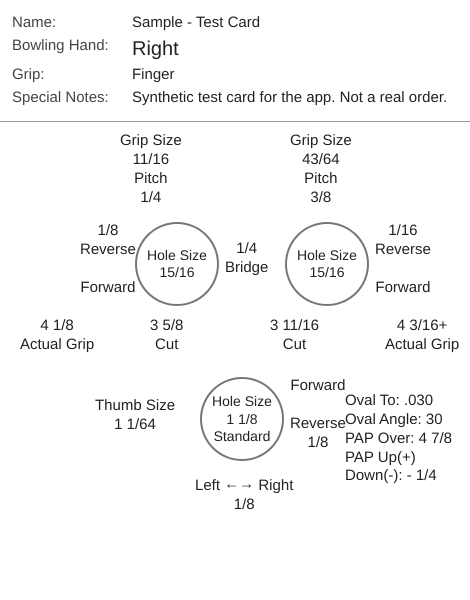
#> input picture tests/data/fixtures/drillcard-synthetic.png, 940 x 1200 px (shown at 1/2 size)
$ python imgclutter.py ../data/fixtures/drillcard-synthetic.png
#> lines starting #> are read from the running program, lines starting #| are printed output that depends on the picture
#> in metrics, im is the input picture: PIL image 940x1200 RGB; min 34, max 255, mean 247.1
"""Objective clutter metrics on a screenshot (numpy only, no app code).
subband_entropy: after Rosenholtz, Li & Nakano (2007) "Measuring visual clutter", J. Vision 7(2):17 — CIELab, a multiscale
  oriented decomposition, Shannon entropy of each subband's coefficient histogram, averaged per channel and combined with
  weights L 0.84, a 0.08, b 0.08. Their reference code uses a steerable pyramid (3 scales x 4 orientations); this port uses
  a 3-level Haar wavelet (3 orientations per level), so absolute values differ from the paper — compare screens to each other only.
edge_density: share of pixels whose Sobel luminance gradient exceeds 0.08 (on a 0..1 scale) — the edge-density clutter proxy
  of Mack & Oliva (2004) / Rosenholtz et al. (2007)."""
import numpy as np
from PIL import Image

def _lab(img):
    a = np.asarray(img.convert('RGB'), dtype=np.float64) / 255.0
    a = np.where(a > 0.04045, ((a + 0.055) / 1.055) ** 2.4, a / 12.92)
    M = np.array([[0.4124, 0.3576, 0.1805], [0.2126, 0.7152, 0.0722], [0.0193, 0.1192, 0.9505]])
    xyz = a @ M.T / np.array([0.95047, 1.0, 1.08883])
    f = np.where(xyz > 0.008856, np.cbrt(xyz), 7.787 * xyz + 16 / 116)
    L = 116 * f[..., 1] - 16; A = 500 * (f[..., 0] - f[..., 1]); B = 200 * (f[..., 1] - f[..., 2])
    return L, A, B

def _haar(x):
    h, w = x.shape[0] // 2 * 2, x.shape[1] // 2 * 2; x = x[:h, :w]
    a, b, c, d = x[0::2, 0::2], x[0::2, 1::2], x[1::2, 0::2], x[1::2, 1::2]
    return (a + b + c + d) / 2, [(a - b + c - d) / 2, (a + b - c - d) / 2, (a - b - c + d) / 2]

def _entropy(v, bins):
    hst, _ = np.histogram(v.ravel(), bins=bins); p = hst[hst > 0] / hst.sum()
    return float(-(p * np.log2(p)).sum())

def _chan_se(x, levels=3):
#> called with levels = 3
    ents = []; ll = x
    for _ in range(levels):
        ll, bands = _haar(ll)
        for bd in bands:
            ents.append(_entropy(bd, int(np.ceil(np.sqrt(bd.size)))))
#> this loop made 3 passes
#> pass 1, in _haar, `a, b, c, d = x[0::2, 0::2], x[0::2, 1::2], x[1::2, 0::2], x[1::2, 1::2]`:
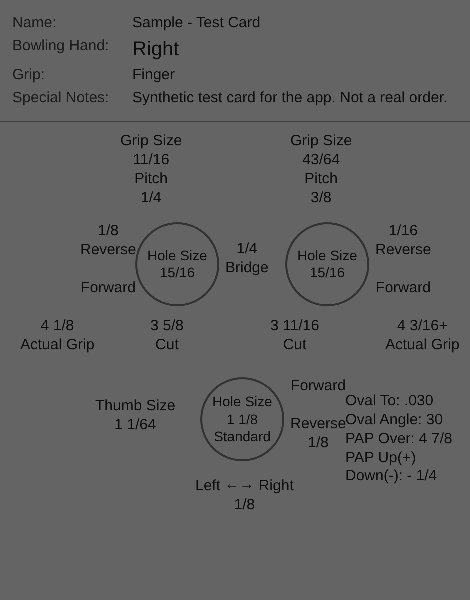
#> a: shape (600, 470) float64; min 13.23, max 100, mean 97
#> after the loop:
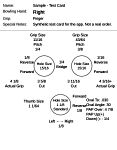
#> ll: shape (150, 117) float64; min 396.6, max 800, mean 775.8; drawn with min black and max white
#> after the loop, ents = [0.835, 0.725, 0.687, 1.22, 1.11, 1.04, 1.57, 1.59, 1.46]
    return float(np.mean(ents))

def subband_entropy(img):
    L, A, B = _lab(img)
    return round(0.84 * _chan_se(L) + 0.08 * _chan_se(A) + 0.08 * _chan_se(B), 3)
#> the loop in _chan_se (call 2), `for _ in range(levels):` made 3 passes
#> (h in _haar, w in _haar) on passes 2 to 3: (600, 470), (300, 234)
#> call 3 of _chan_se, with levels = 3
#> in _chan_se (call 3), `ents = []`: ents = []
#> the loop in _chan_se (call 3), `for _ in range(levels):` made 3 passes
#> pass 1, in _haar (call 7), `a, b, c, d = x[0::2, 0::2], x[0::2, 1::2], x[1::2, 0::2], x[1::2, 1::2]`:
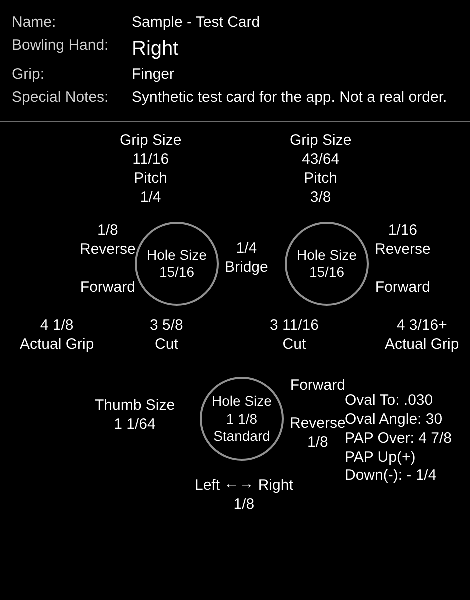
#> d: shape (600, 470) float64; min -0.0104, max -0.00262, mean -0.0101; drawn with min black and max white
#> after the loop in _chan_se (call 3), `for _ in range(levels):`:
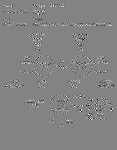
#> bd: shape (150, 117) float64; min -0.0193, max 0.0181, mean 4.87e-06; drawn with min black and max white
#> after the loop in _chan_se (call 3), `for _ in range(levels):`:
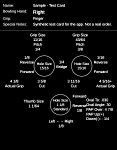
#> ll: shape (150, 117) float64; min -0.0833, max -0.0471, mean -0.0811; drawn with min black and max white
#> after the loop in _chan_se (call 3), `for _ in range(levels):`: ents = [0.837, 0.723, 0.687, 1.22, 1.11, 1.04, 1.57, 1.59, 1.46]

def edge_density(img, thr=0.08):
#> called with thr = 0.08
    g = np.asarray(img.convert('L'), dtype=np.float64) / 255.0
    gx = np.zeros_like(g); gy = np.zeros_like(g)
#> after `gx = np.zeros_like(g)`: gx: shape (1200, 940) float64; every value is 0
    gx[1:-1, 1:-1] = (g[:-2, 2:] + 2 * g[1:-1, 2:] + g[2:, 2:] - g[:-2, :-2] - 2 * g[1:-1, :-2] - g[2:, :-2]) / 8
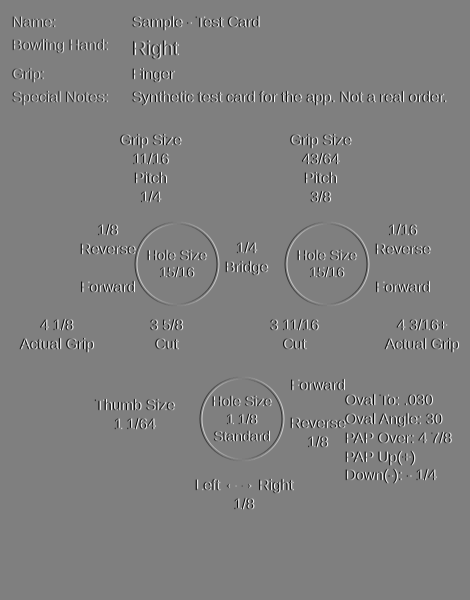
#> gx: shape (1200, 940) float64 (shown at 1/2 size); min -0.433, max 0.433, mean 1.14e-19; drawn with min black and max white
    gy[1:-1, 1:-1] = (g[2:, :-2] + 2 * g[2:, 1:-1] + g[2:, 2:] - g[:-2, :-2] - 2 * g[:-2, 1:-1] - g[:-2, 2:]) / 8
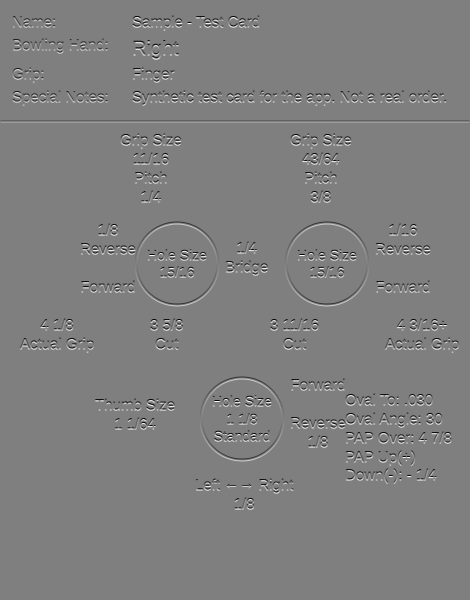
#> gy: shape (1200, 940) float64 (shown at 1/2 size); min -0.433, max 0.433, mean 7.72e-20; drawn with min black and max white
    return round(float((np.hypot(gx, gy) > thr).mean()), 4)

def metrics(path):
    im = Image.open(path)
    return dict(subband_entropy=subband_entropy(im), edge_density=edge_density(im))

if __name__ == '__main__':
    import sys
    for p in sys.argv[1:]: print(p, metrics(p))
